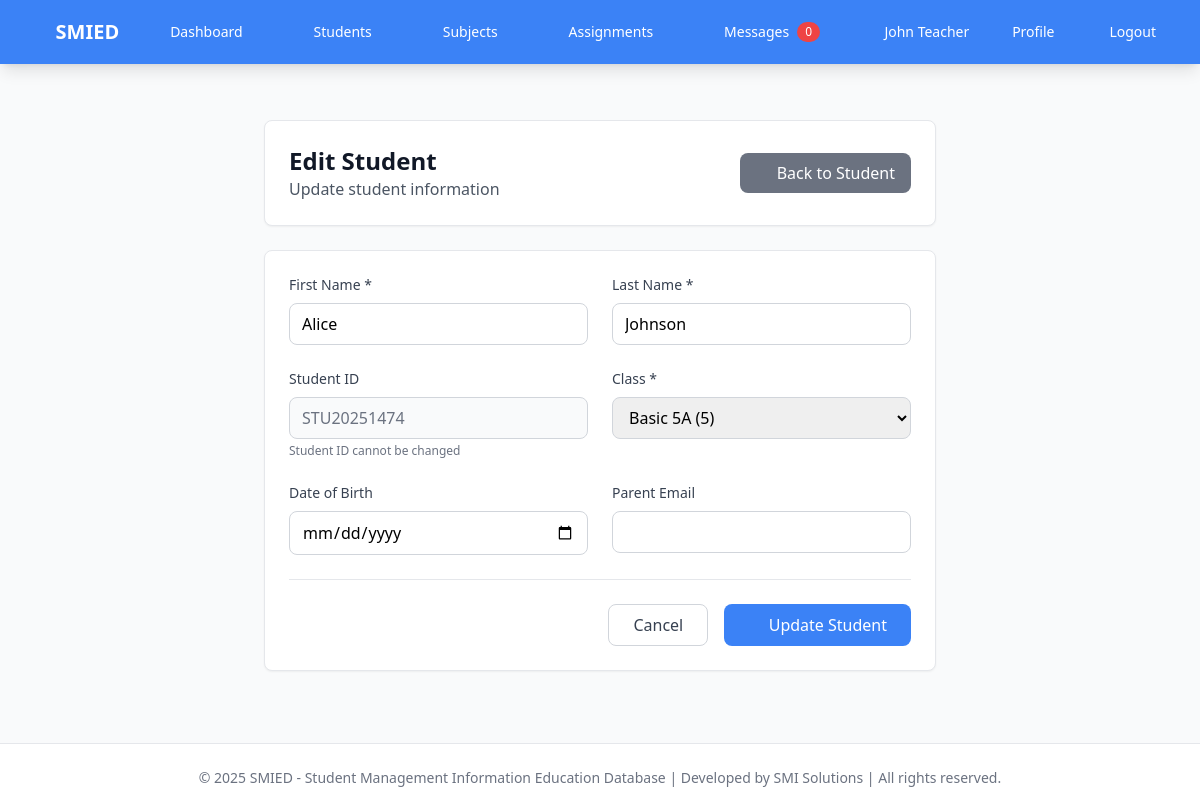
The page /teacher/student/1/edit (signed in) on the database its author committed.
### app.py (models this page shows, shortened)
class User(UserMixin, db.Model):
    id = db.Column(db.Integer, primary_key=True)
    username = db.Column(db.String(80), unique=True, nullable=False)
    email = db.Column(db.String(120), unique=True, nullable=False)
    password_hash = db.Column(db.String(120), nullable=False)
    role = db.Column(db.String(20), nullable=False)  # super_admin, school_admin, teacher, parent
    first_name = db.Column(db.String(50), nullable=False)
    last_name = db.Column(db.String(50), nullable=False)
    profile_picture = db.Column(db.String(200), nullable=True)  # Path to profile picture
    is_active = db.Column(db.Boolean, default=True)  # For teacher activation/deactivation
    school_id = db.Column(db.Integer, db.ForeignKey('school.id'), nullable=True)  # NULL for super_admin
    created_at = db.Column(db.DateTime, default=datetime.utcnow)
    classes = db.relationship('Class', backref='teacher', lazy=True)
    students = db.relationship('Student', backref='parent', lazy=True)
    assignments = db.relationship('Assignment', backref='teacher', lazy=True)
    comments_given = db.relationship('Comment', foreign_keys='Comment.giver_id', backref='giver', lazy=True)
    comments_received = db.relationship('Comment', foreign_keys='Comment.receiver_id', backref='receiver', lazy=True)

class Student(db.Model):
    id = db.Column(db.Integer, primary_key=True)
    first_name = db.Column(db.String(50), nullable=False)
    last_name = db.Column(db.String(50), nullable=False)
    student_id = db.Column(db.String(20), unique=True, nullable=False)
    class_id = db.Column(db.Integer, db.ForeignKey('class.id'), nullable=False)
    parent_id = db.Column(db.Integer, db.ForeignKey('user.id'), nullable=True)
    school_id = db.Column(db.Integer, db.ForeignKey('school.id'), nullable=False)
    date_of_birth = db.Column(db.Date)
    created_at = db.Column(db.DateTime, default=datetime.utcnow)
    assignment_records = db.relationship('AssignmentRecord', backref='student', lazy=True)
    comments = db.relationship('Comment', foreign_keys='Comment.student_id', backref='student', lazy=True)

class Class(db.Model):
    id = db.Column(db.Integer, primary_key=True)
    name = db.Column(db.String(100), nullable=False)
    grade_level = db.Column(db.String(20), nullable=False)
    teacher_id = db.Column(db.Integer, db.ForeignKey('user.id'), nullable=False)
    school_id = db.Column(db.Integer, db.ForeignKey('school.id'), nullable=False)
    created_at = db.Column(db.DateTime, default=datetime.utcnow)
    students = db.relationship('Student', backref='class_obj', lazy=True)
    subjects = db.relationship('Subject', backref='class_obj', lazy=True)

### app.py (the view, shortened to what this page needs)
@app.route('/teacher/student/<int:student_id>/edit', methods=['GET', 'POST'])
@login_required
def edit_student(student_id):
    if current_user.role != 'teacher':
        flash('Access denied', 'error')
        return redirect(url_for('index'))
    student = Student.query.get_or_404(student_id)
    if student.school_id != current_user.school_id or student.class_obj.teacher_id != current_user.id:
        flash('Access denied', 'error')
        return redirect(url_for('manage_students'))
    classes = Class.query.filter_by(teacher_id=current_user.id).all()
    return render_template('teacher/edit_student.html', student=student, classes=classes)

### app.py (called while the page is built)
@login_manager.user_loader
def load_user(user_id):
    return db.session.get(User, int(user_id))

@app.context_processor
def inject_globals():
    return {
        'date': date,
        'datetime': datetime
    }

### templates/teacher/edit_student.html (shortened to what this page needs)
{% extends "base.html" %}
{% block content %}
<div class="max-w-2xl mx-auto">
    <div class="bg-white rounded-lg shadow-sm border border-gray-200 p-6 mb-6">
        <div class="flex items-center justify-between">
            <div>
                <h1 class="text-2xl font-bold text-gray-900">Edit Student</h1>
                <p class="text-gray-600">Update student information</p>
            </div>
            <a href="{{ url_for('view_student', student_id=student.id) }}" class="bg-gray-500 text-white px-4 py-2 rounded-lg hover:bg-gray-600 transition duration-200 inline-flex items-center">
                <i class="fas fa-arrow-left mr-2"></i>Back to Student
            </a>
        </div>
    </div>
    <div class="bg-white rounded-lg shadow-sm border border-gray-200 p-6">
        <form method="POST" class="space-y-6">
            <div class="grid grid-cols-1 md:grid-cols-2 gap-6">
                <div>
                    <label for="first_name" class="block text-sm font-medium text-gray-700 mb-2">First Name *</label>
                    <input type="text" id="first_name" name="first_name" value="{{ student.first_name }}" required
                           class="w-full px-3 py-2 border border-gray-300 rounded-lg focus:ring-2 focus:ring-primary focus:border-primary transition duration-200">
                </div>
                <div>
                    <label for="last_name" class="block text-sm font-medium text-gray-700 mb-2">Last Name *</label>
                    <input type="text" id="last_name" name="last_name" value="{{ student.last_name }}" required
                           class="w-full px-3 py-2 border border-gray-300 rounded-lg focus:ring-2 focus:ring-primary focus:border-primary transition duration-200">
                </div>
            </div>
            <div class="grid grid-cols-1 md:grid-cols-2 gap-6">
                <div>
                    <label for="student_id" class="block text-sm font-medium text-gray-700 mb-2">Student ID</label>
                    <input type="text" id="student_id" value="{{ student.student_id }}" readonly
                           class="w-full px-3 py-2 border border-gray-300 rounded-lg bg-gray-50 text-gray-500">
                    <p class="text-xs text-gray-500 mt-1">Student ID cannot be changed</p>
                </div>
                <div>
                    <label for="class_id" class="block text-sm font-medium text-gray-700 mb-2">Class *</label>
                    <select id="class_id" name="class_id" required
                            class="w-full px-3 py-2 border border-gray-300 rounded-lg focus:ring-2 focus:ring-primary focus:border-primary transition duration-200">
                        {% for class_obj in classes %}
                            <option value="{{ class_obj.id }}" {% if class_obj.id == student.class_id %}selected{% endif %}>
                                {{ class_obj.name }} ({{ class_obj.grade_level }})
                            </option>
                        {% endfor %}
                    </select>
                </div>
            </div>
            <div class="grid grid-cols-1 md:grid-cols-2 gap-6">
                <div>
                    <label for="date_of_birth" class="block text-sm font-medium text-gray-700 mb-2">Date of Birth</label>
                    <input type="date" id="date_of_birth" name="date_of_birth"
                           value="{{ student.date_of_birth.strftime('%Y-%m-%d') if student.date_of_birth else '' }}"
                           class="w-full px-3 py-2 border border-gray-300 rounded-lg focus:ring-2 focus:ring-primary focus:border-primary transition duration-200">
                </div>
                <div>
                    <label for="parent_email" class="block text-sm font-medium text-gray-700 mb-2">Parent Email</label>
                    <input type="email" id="parent_email" name="parent_email"
                           value="{{ student.parent_email if student.parent_email else '' }}"
                           class="w-full px-3 py-2 border border-gray-300 rounded-lg focus:ring-2 focus:ring-primary focus:border-primary transition duration-200">
                </div>
            </div>
            <div class="flex justify-end space-x-4 pt-6 border-t border-gray-200">
                <a href="{{ url_for('view_student', student_id=student.id) }}"
                   class="px-6 py-2 border border-gray-300 text-gray-700 rounded-lg hover:bg-gray-50 transition duration-200">
                    Cancel
                </a>
                <button type="submit"
                        class="px-6 py-2 bg-primary text-white rounded-lg hover:bg-blue-700 transition duration-200 inline-flex items-center">
                    <i class="fas fa-save mr-2"></i>Update Student
                </button>
            </div>
        </form>
    </div>
</div>
{% endblock %}

### templates/base.html (shortened to what this page needs)
<!DOCTYPE html>
<html lang="en">
<head>
    <script src="https://cdn.tailwindcss.com"></script>
    <link href="https://cdnjs.cloudflare.com/ajax/libs/font-awesome/6.0.0/css/all.min.css" rel="stylesheet">
    <link href="{{ url_for('static', filename='css/style.css') }}" rel="stylesheet">
</head>
<body class="bg-gray-50 min-h-screen">
    <nav class="bg-primary shadow-lg">
        <div class="max-w-7xl mx-auto px-4 sm:px-6 lg:px-8">
            <div class="flex justify-between h-16">
                <div class="flex">
                    <div class="flex-shrink-0 flex items-center">
                        <a href="{{ url_for('index') }}" class="text-white text-xl font-bold flex items-center">
                            <i class="fas fa-graduation-cap mr-2"></i>SMIED
                        </a>
                    </div>
                    <div class="hidden sm:ml-6 sm:flex sm:space-x-8">
                        {% if current_user.is_authenticated %}
                            {% if current_user.role == 'admin' %}
                                <a href="{{ url_for('admin_dashboard') }}" class="text-white hover:text-gray-300 px-3 py-2 rounded-md text-sm font-medium flex items-center">
                                    <i class="fas fa-gauge mr-1"></i>Dashboard
                                </a>
                                <a href="{{ url_for('manage_teachers') }}" class="text-white hover:text-gray-300 px-3 py-2 rounded-md text-sm font-medium flex items-center">
                                    <i class="fas fa-chalkboard-user mr-1"></i>Teachers
                                </a>
                                <a href="{{ url_for('manage_classes') }}" class="text-white hover:text-gray-300 px-3 py-2 rounded-md text-sm font-medium flex items-center">
                                    <i class="fas fa-school mr-1"></i>Classes
                                </a>
                                <a href="{{ url_for('admin_notifications') }}" class="text-white hover:text-gray-300 px-3 py-2 rounded-md text-sm font-medium flex items-center relative">
                                    <i class="fas fa-bell mr-1"></i>Notifications
                                    <span id="notification-count" class="ml-2 inline-flex items-center px-2 py-0.5 rounded-full text-xs font-medium bg-red-500 text-white hidden">0</span>
                                </a>
                            {% elif current_user.role == 'teacher' %}
                                <a href="{{ url_for('teacher_dashboard') }}" class="text-white hover:text-gray-300 px-3 py-2 rounded-md text-sm font-medium flex items-center">
                                    <i class="fas fa-gauge mr-1"></i>Dashboard
                                </a>
                                <a href="{{ url_for('manage_students') }}" class="text-white hover:text-gray-300 px-3 py-2 rounded-md text-sm font-medium flex items-center">
                                    <i class="fas fa-graduation-cap mr-1"></i>Students
                                </a>
                                <a href="{{ url_for('manage_subjects') }}" class="text-white hover:text-gray-300 px-3 py-2 rounded-md text-sm font-medium flex items-center">
                                    <i class="fas fa-book mr-1"></i>Subjects
                                </a>
                                <a href="{{ url_for('manage_assignments') }}" class="text-white hover:text-gray-300 px-3 py-2 rounded-md text-sm font-medium flex items-center">
                                    <i class="fas fa-tasks mr-1"></i>Assignments
                                </a>
                                <a href="{{ url_for('teacher_messages') }}" class="text-white hover:text-gray-300 px-3 py-2 rounded-md text-sm font-medium flex items-center relative">
                                    <i class="fas fa-envelope mr-1"></i>Messages
                                    <span id="teacher-message-count" class="ml-2 inline-flex items-center px-2 py-0.5 rounded-full text-xs font-medium bg-red-500 text-white hidden">0</span>
                                </a>
                            {% endif %}
                        {% endif %}
                    </div>
                </div>
                <div class="hidden sm:ml-6 sm:flex sm:items-center">
                    {% if current_user.is_authenticated %}
                        <div class="ml-3 relative">
                            <div class="flex items-center space-x-4">
                                <span class="text-white text-sm">{{ current_user.first_name }} {{ current_user.last_name }}</span>
                                <a href="{{ url_for('profile') }}" class="text-white hover:text-gray-300 px-3 py-2 rounded-md text-sm font-medium">
                                    <i class="fas fa-user-gear mr-1"></i>Profile
                                </a>
                                <a href="{{ url_for('logout') }}" class="text-white hover:text-gray-300 px-3 py-2 rounded-md text-sm font-medium">
                                    <i class="fas fa-right-from-bracket mr-1"></i>Logout
                                </a>
                            </div>
                        </div>
                    {% else %}
                        <a href="{{ url_for('login') }}" class="text-white hover:text-gray-300 px-3 py-2 rounded-md text-sm font-medium">
                            <i class="fas fa-right-to-bracket mr-1"></i>Login
                        </a>
                    {% endif %}
                </div>
            </div>
        </div>
    </nav>
    <div class="max-w-7xl mx-auto px-4 sm:px-6 lg:px-8 py-4">
    </div>
    <main class="max-w-7xl mx-auto px-2 sm:px-4 lg:px-8 py-4 sm:py-6 dashboard-mobile">
        {% block content %}{% endblock %}
    </main>
    <footer class="bg-white border-t border-gray-200 mt-12">
        <div class="max-w-7xl mx-auto py-6 px-4 sm:px-6 lg:px-8">
            <p class="text-center text-gray-500 text-sm">&copy; 2025 SMIED - Student Management Information Education Database | Developed by SMI Solutions | All rights reserved.</p>
        </div>
    </footer>
</body>
</html>

### static/css/style.css (style rules this page uses)
body { overflow-x: hidden; }
main { max-width: 100%; overflow-x: hidden; }
nav { box-shadow: 0 2px 4px rgba(0, 0, 0, 0.1); }
nav .max-w-7xl { padding-left: 1rem; padding-right: 1rem; }
@media (min-width: 640px) { nav .max-w-7xl { padding-left: 1.5rem; padding-right: 1.5rem; } }
@media (min-width: 1024px) { nav .max-w-7xl { padding-left: 2rem; padding-right: 2rem; } }
nav .h-16 { min-height: 4rem; }
nav a { white-space: nowrap; }
nav .flex.items-center span { display: none; }
@media (min-width: 640px) { nav .flex.items-center span { display: inline; } }
@media (min-width: 769px) { nav .flex-shrink-0 a { font-size: 1.25rem; transition: transform 0.2s; } }

### templates/base.html (style rules this page uses)
:root { --primary-color: #3B82F6; --secondary-color: #6B7280; --accent-color: #10B981; }
.bg-primary { background-color: var(--primary-color) !important; }

### rows shown on the page
User: first_name "John", last_name "Teacher"
Student: first_name "Alice", last_name "Johnson", student_id "STU20251474", class_id "Basic 5A (5)"
